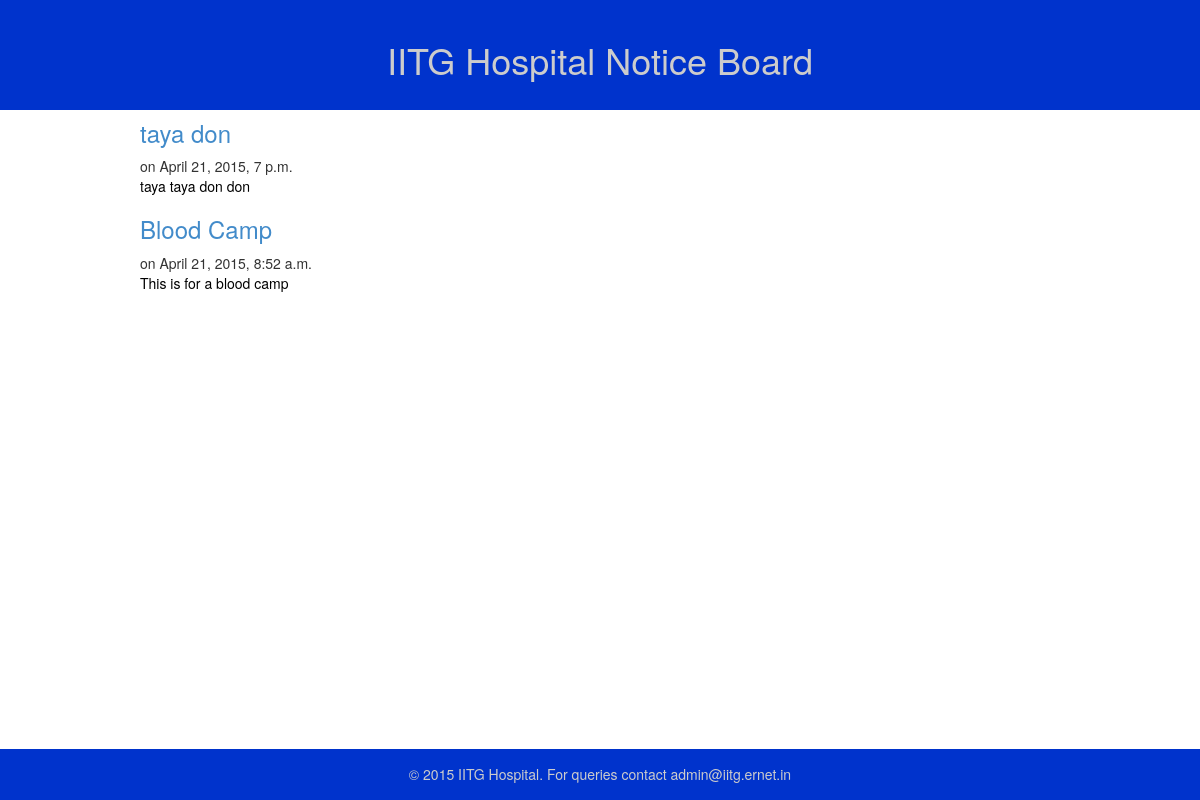
The page /noticeboard/ on the database its author committed.
### database/models.py (models this page shows, shortened)
class Post(models.Model):
    title=models.CharField(max_length=140)
    body = models.TextField()
    date = models.DateTimeField()

### blog/templates/blog.html
{% extends "base.html" %}
{% block content %}
<body>
<ul>
	{% for post in object_list %}
		<h3>   <a href="/noticeboard/{{ post.id }}"> {{ post.title }} </a>   </h3>
		<div class = "post_meta">
			on {{ post.date }}
		</div>
		<div class = "post_body" style="color:#000000">
			{{ post.body|truncatewords:20|safe|linebreaks }}
		</div>
	{% endfor %}
</ul>
</body>
{% endblock %}

### blog/templates/base.html (style rules this page uses)
body { background-color: #FFFFFF; margin:120px 80px 100px 100px; }

### rows shown on the page
Post: title "taya don", date "April 21, 2015, 7 p.m.", body "taya taya don don"
Post: title "Blood Camp", date "April 21, 2015, 8:52 a.m.", body "This is for a blood camp"
